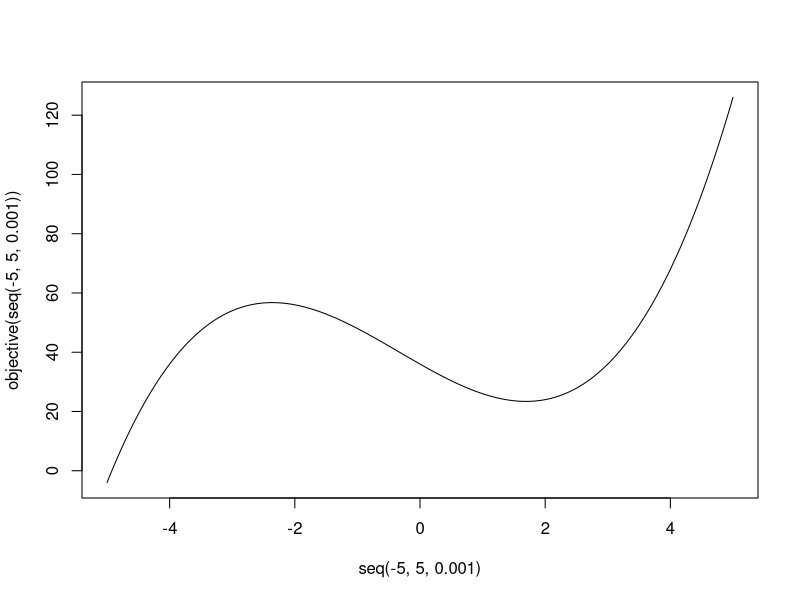

R code for this plot:
newton <- function(
                   func,
                   func_prime,
                   func_sec,
                   x_0,
                   tol = 1e-9,
                   maxiter = 1000) {
    # initialize variables
    i <- 0

    while ((abs(func_prime(x_0)) > tol) && (i < maxiter)) {
        x_0 <- x_0 - (func_prime(x_0) / func_sec(x_0))
        i <- i + 1
        cat(i, ": x =", x_0, "\n")
    }

    if (i == maxiter) {
        return(
            list(
                optimum = NULL,
                iterations = i,
                f.optimum = NULL,
                f_prime.optimum = NULL,
                f_sec.optimum = NULL,
                type = NULL,
                convergence = "Not achieved"
            )
        )
    } else {
        return(
            list(
                optimum = x_0,
                iterations = i,
                f.optimum = func(x_0),
                f_prime.optimum = func_prime(x_0),
                f_sec.optimum = func_sec(x_0),
                type = ifelse(
                    func_sec(x_0) < 0,
                    "Local maximum",
                    "Local minimum"
                ),
                convergence = "Achieved"
            )
        )
    }

    return(x_0)
}

objective <- function(x) {
    return(
        x^3 + (6 - x)^2
    )
}

objective_prime <- function(x) {
    return(
        3 * x^2 + 2 * x - 12
    )
}

objective_sec <- function(x) {
    return(
        6 * x + 2
    )
}

# plot function
plot(seq(-5, 5, 1e-3), objective(seq(-5, 5, 1e-3)), type = "l")


# optimize function
newton(
    objective,
    objective_prime,
    objective_sec,
    x_0 = -1
)

newton(
    objective,
    objective_prime,
    objective_sec,
    x_0 = 4
)


# verify solution
optimize(objective, lower = -5, upper = 5, maximum = TRUE) # maximum
optimize(objective, lower = -5, upper = 5) # minimum
